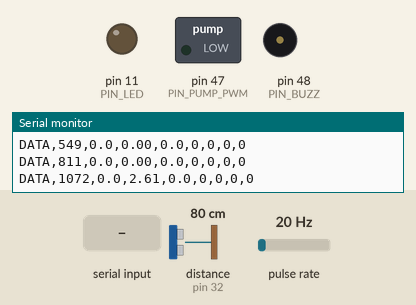
The sketch below on a simulated Arduino Mega 2560, built with avr-gcc and run on an emulated ATmega2560. Shown: switched loads named in the sketch (green lamp = pin HIGH), output pins drawn as LEDs (lit = HIGH), buzzer (waves = sounding, pin HIGH), the last lines printed to the serial monitor. Wiring (inferred from the names in the program): ultrasonic range finder: trigger pin 33; echo pin 32; pulse sensor: data pin 2. The test bench sets the inputs (shaded band); at power-on: distance to the obstacle (sensor on pin 32) 80 cm, pulse rate 20 Hz. The echo pulse lasts 58.3 µs per cm; storage starts empty; pins used as bus, display or sensor lines are not drawn.

Above: at 1.2 s.
1.3 s: distance to the obstacle (sensor on pin 32) set to 13 cm
4.3 s: distance to the obstacle (sensor on pin 32) set to 10 cm
At 7.1 s:
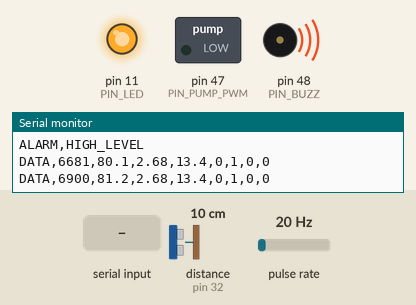
7.3 s: "START-EXTRA\n" received over Serial
At 8.1 s:
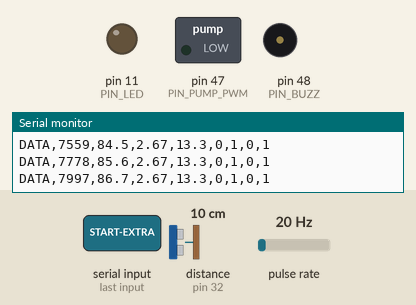
Timing chart, 0 to 10.3 s (numbered marks = the images above; inputs shaded):
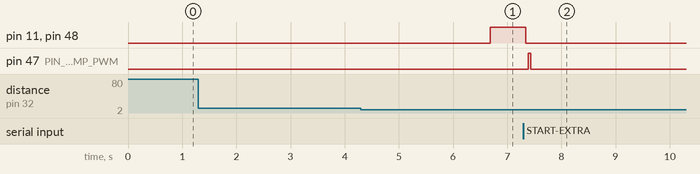

Measured:
- the behaviour switches between 12 and 11 cm on distance to the obstacle (sensor on pin 32) (found by bisection; images 0 and 1)
- after the input at 4.3 s, pin 11 (PIN_LED), pin 48 (PIN_BUZZ): LOW → HIGH after 2.4 s
- after the input at 7.3 s, pin 11 (PIN_LED), pin 48 (PIN_BUZZ): HIGH → LOW after 0.04 s instead of 4.4 s; pin 47 (PIN_PUMP_PWM): LOW → HIGH after 0.09 s, → LOW 0.04 s later

The sketch:

s1.ino
```cpp
#include <PID_v1.h>   // Arduino PID Library
#include <SD.h>
#include <SPI.h>

// ------------------ Pines ------------------
const uint8_t PIN_TRIG = 33, PIN_ECHO = 32;
const uint8_t PIN_FLOW = 2;             // INT0
const uint8_t PIN_PUMP_PWM = 47;        // MOSFET a bomba (en Mega NO es PWM real)
const uint8_t PIN_BUZZ = 48, PIN_LED = 11;
const uint8_t PIN_PRESS = A0;
const uint8_t PIN_SD_CS = 53;           // Chip Select SD (Mega: usualmente 53). OJO con el módulo.

// ------------------ Parámetros físico-geométricos ------------------
const float TANK_HEIGHT_CM = 15.0;      // AJUSTAR a tu tanque
const float SENSOR_OFFSET_CM = 8.0;     // AJUSTAR (offset del sensor cuando está al 100%)

// ---- Variables para flujo ----
volatile uint32_t flow_pulses = 0;
volatile unsigned long lastPulseUs = 0;     // anti-rebote/EMI en ISR
const unsigned long MIN_PULSE_US = 1500;    // ignora pulsos más rápidos que ~1.5 ms
const float PULSES_PER_LITER = 450.0;       // CALIBRAR
unsigned long lastFlowMs = 0;
float flow_lpm = 0.0;

// Muestreo y filtros de caudal
const unsigned long FLOW_SAMPLE_MS = 1000;  // periodo de muestreo de caudal
const float MAX_VALID_LPM = 12.0;           // tope razonable; picos por ruido se descartan

// Buffer circular para suavizar lecturas de flujo
#define FLOW_BUFFER_SIZE 5
float flowBuffer[FLOW_BUFFER_SIZE];
uint8_t flowBufferIndex = 0;
bool flowBufferFull = false;

// ------------------ SD Card ------------------
bool sdAvailable = false;
String currentLogFile = "";
unsigned long lastSDWrite = 0;
const unsigned long SD_WRITE_INTERVAL = 5000; // Escribir cada 5 segundos

File logFile;                     // Mantenemos el archivo abierto
int escritos_desde_flush = 0;     // Para flush periódico

// ------------------ PID ------------------
double sp_level_pct = 80.0; // setpoint %
double pv_level_pct = 0.0;  // proceso: % nivel
double cv_pwm = 245.0;      // control output 0-255

double Kp=1.2, Ki=0.4, Kd=0.05; // arranque; luego tunear
PID pid(&pv_level_pct, &cv_pwm, &sp_level_pct, Kp, Ki, Kd, DIRECT);

bool running = false;
bool manualMode = false;  // modo manual

// ------------------ Variables para alarma ------------------
unsigned long alarmStart = 0;
bool alarmActive = false;

// ------------------ Utilitarios ------------------
void isr_flow() {
  // Antirrebote/EMI por tiempo mínimo entre pulsos
  unsigned long t = micros();
  if (t - lastPulseUs > MIN_PULSE_US) {
    flow_pulses++;
    lastPulseUs = t;
  }
}

long echoMicroseconds() {
  digitalWrite(PIN_TRIG, LOW); delayMicroseconds(2);
  digitalWrite(PIN_TRIG, HIGH); delayMicroseconds(10);
  digitalWrite(PIN_TRIG, LOW);
  return pulseIn(PIN_ECHO, HIGH, 30000UL); // 30ms timeout (~5m)
}

float read_level_percent() {
  const uint8_t N = 7;
  const uint8_t MAX_TRIES = 25;

  // valor anterior y timestamp para limitar pendiente por tiempo
  static float prev = NAN;                 // NAN para detectar "primera vez"
  static unsigned long lastUpdate = 0;

  float v[N];
  uint8_t k = 0;

  // Recolectar hasta N lecturas válidas
  for (uint8_t tries = 0; tries < MAX_TRIES && k < N; tries++) {
    long us = echoMicroseconds();
    if (us == 0) continue;
    float dist = us / 58.0f;

    // Acepta desde muy lleno hasta bastante vacío (offset ±1 cm y +30 cm extra)
    if (dist < SENSOR_OFFSET_CM - 1 ||
        dist > SENSOR_OFFSET_CM + TANK_HEIGHT_CM + 30) continue;

    float level_cm = TANK_HEIGHT_CM - (dist - SENSOR_OFFSET_CM);
    float pct = (100.0f * level_cm) / TANK_HEIGHT_CM;
    if (pct < 0) pct = 0;
    if (pct > 100) pct = 100;

    v[k++] = pct;
    delay(5);
  }

  // Si no hay suficientes lecturas válidas → mantener el último valor
  if (k < 3) {
    return isnan(prev) ? 0.0f : prev;   // en el arranque, si aún no hay valor previo, devuelve 0
  }

  // Ordenar v[0..k-1]
  for (uint8_t i = 0; i < k - 1; i++)
    for (uint8_t j = i + 1; j < k; j++)
      if (v[j] < v[i]) { float t = v[i]; v[i] = v[j]; v[j] = t; }

  // Media recortada (quitamos extremos) para resistir espuma/olas
  uint8_t drop = (k >= 7) ? 2 : 1;     // descarta 1 o 2 de cada extremo según cuántas haya
  float sum = 0; uint8_t n = 0;
  for (uint8_t i = drop; i < k - drop; i++) { sum += v[i]; n++; }
  float filt = sum / n;

  unsigned long now = millis();

  // Primera lectura buena → sembrar sin limitador
  if (isnan(prev)) {
    prev = filt;
    lastUpdate = now;
    return prev;
  }

  // Limitador de pendiente por tiempo (independiente de la frecuencia de llamada)
  float dt = (now - lastUpdate) / 1000.0f;           // segundos
  if (dt <= 0) dt = 0.001f;

  const float MAX_SLOPE = 5.0f;                      // % por segundo (AJUSTA: 3–8 %/s)
  float max_step = MAX_SLOPE * dt;

  float delta = filt - prev;
  if (delta >  max_step) delta =  max_step;
  if (delta < -max_step) delta = -max_step;

  prev += delta;
  lastUpdate = now;
  return prev;
}


float calculateSmoothedFlow() {
  // Promedio del buffer para suavizar
  float sum = 0;
  uint8_t count = flowBufferFull ? FLOW_BUFFER_SIZE : flowBufferIndex;
  if (count == 0) return 0.0;
  for (uint8_t i = 0; i < count; i++) sum += flowBuffer[i];
  return sum / count;
}

float read_pressure_kpa() {
  // Simulación: presión ~ k * caudal
  const float k = 5.0; // 5 kPa por L/min (ejemplo)
  return flow_lpm * k;
}

// ------------- SD: helpers -------------
static void sd_prepare_bus() {
  // En el MEGA, el pin 53 (SS) debe ser salida siempre; y CS de SD en HIGH antes del begin
  pinMode(53, OUTPUT);                 // SS del Mega
  pinMode(PIN_SD_CS, OUTPUT);
  digitalWrite(PIN_SD_CS, HIGH);       // deseleccionar SD
}

static bool sd_begin_safe() {
  sd_prepare_bus();
  return SD.begin(PIN_SD_CS);
}

static bool open_new_logfile() {
  // Crear nombre de archivo único
  int fileNum = 0;
  do {
    currentLogFile = "LOG_" + String(fileNum) + ".csv";
    fileNum++;
  } while (SD.exists(currentLogFile) && fileNum < 1000);

  logFile = SD.open(currentLogFile, FILE_WRITE);
  if (!logFile) return false;

  logFile.println(F("Time(ms),Level(%),Flow(L/min),Pressure(kPa),PWM,Alarm,Running,Manual"));
  logFile.flush();
  escritos_desde_flush = 0;
  return true;
}

void initSD() {
  Serial.print(F("Iniciando SD... "));
  if (!sd_begin_safe()) {
    Serial.println(F("ERROR"));
    sdAvailable = false;
    return;
  }
  Serial.println(F("OK"));
  sdAvailable = true;

  if (!open_new_logfile()) {
    Serial.println(F("Error al crear archivo"));
    sdAvailable = false;
    return;
  }
  Serial.print(F("Archivo creado: "));
  Serial.println(currentLogFile);
}

bool writeToSD_safe(unsigned long timestamp, float level, float flow, float pressure, int pwm, bool alarm, bool run, bool manual) {
  if (!sdAvailable) return false;

  if (!logFile) {
    logFile = SD.open(currentLogFile, FILE_WRITE);
    if (!logFile) {
      Serial.println(F("Error al escribir en SD (open)"));
      return false;
    }
  }

  bool ok = true;
  ok &= (logFile.print(timestamp) > 0);
  ok &= (logFile.print(',') > 0);
  ok &= (logFile.print(level, 1) > 0);
  ok &= (logFile.print(',') > 0);
  ok &= (logFile.print(flow, 2) > 0);
  ok &= (logFile.print(',') > 0);
  ok &= (logFile.print(pressure, 1) > 0);
  ok &= (logFile.print(',') > 0);
  ok &= (logFile.print(pwm) > 0);
  ok &= (logFile.print(',') > 0);
  ok &= (logFile.print(alarm ? 1 : 0) > 0);
  ok &= (logFile.print(',') > 0);
  ok &= (logFile.print(run ? 1 : 0) > 0);
  ok &= (logFile.print(',') > 0);
  ok &= (logFile.println(manual ? 1 : 0) > 0);

  if (!ok) {
    Serial.println(F("Error al escribir en SD (print)"));
    logFile.flush();
    logFile.close();
    delay(20);
    logFile = SD.open(currentLogFile, FILE_WRITE);
    return false;
  }

  // Flush periódico (no cada vez)
  if (++escritos_desde_flush >= 10) {
    logFile.flush();
    escritos_desde_flush = 0;
  }

  Serial.println(F("LOG,OK"));
  return true;
}

// ------------------ setup & loop ------------------
void setup() {
  Serial.begin(9600);

  pinMode(PIN_TRIG, OUTPUT);
  pinMode(PIN_ECHO, INPUT);
  pinMode(PIN_PUMP_PWM, OUTPUT);
  pinMode(PIN_BUZZ, OUTPUT);
  pinMode(PIN_LED, OUTPUT);
  pinMode(PIN_FLOW, INPUT_PULLUP);

  attachInterrupt(digitalPinToInterrupt(PIN_FLOW), isr_flow, FALLING);

  pid.SetMode(AUTOMATIC);
  pid.SetOutputLimits(0, 255);
  pid.SetSampleTime(200); // ms

  lastFlowMs = millis();

  // Inicializar buffer flujo
  for (uint8_t i = 0; i < FLOW_BUFFER_SIZE; i++) flowBuffer[i] = 0.0;
  flowBufferIndex = 0;
  flowBufferFull = false;

  // Inicializar SD
  initSD();

  Serial.println(F("OK,BOOT"));
}

void loop() {
  // ---- Medidas ----
  pv_level_pct = read_level_percent();
  float press_kpa = read_pressure_kpa();

  // Flujo cada FLOW_SAMPLE_MS (lectura SIEMPRE, aunque la bomba esté apagada)
  unsigned long now = millis();
  if (now - lastFlowMs >= FLOW_SAMPLE_MS) {
    noInterrupts();
    uint32_t totalPulses = flow_pulses;
    flow_pulses = 0;
    interrupts();

    float deltaTime_min = (now - lastFlowMs) / 60000.0; // minutos
    if (deltaTime_min <= 0) deltaTime_min = FLOW_SAMPLE_MS / 60000.0;

    float instantFlow = (float)totalPulses / PULSES_PER_LITER / deltaTime_min;

    // Manejo de outliers: si sale negativo o por encima del tope, conserva el valor anterior
    if (instantFlow < 0.0f || instantFlow > MAX_VALID_LPM) {
      instantFlow = flow_lpm;
    }

    // Buffer circular
    flowBuffer[flowBufferIndex] = instantFlow;
    flowBufferIndex = (flowBufferIndex + 1) % FLOW_BUFFER_SIZE;
    if (flowBufferIndex == 0) flowBufferFull = true;

    // Suavizado
    flow_lpm = calculateSmoothedFlow();

    lastFlowMs = now;
  }

  // ---- Alarma nivel alto (>80%) si NO está en manual ----
  bool highLevelAlarm = (pv_level_pct > 80.0) && !manualMode;

  if (highLevelAlarm && !alarmActive) {
    alarmActive = true;
    alarmStart = now;
    digitalWrite(PIN_BUZZ, HIGH);
    digitalWrite(PIN_LED, HIGH);
    // running pasa a false en el bloque de control
    Serial.println(F("ALARM,HIGH_LEVEL"));
  }

  // Apagar buzzer luego de 5 s (mantener bomba apagada)
  if (alarmActive && (now - alarmStart >= 5000)) {
    digitalWrite(PIN_BUZZ, LOW);
    digitalWrite(PIN_LED, LOW);
    Serial.println(F("ALARM,BUZZER_OFF"));
  }

  // Reset de alarma cuando baje a <75%
  if (alarmActive && (pv_level_pct < 75.0)) {
    alarmActive = false;
    digitalWrite(PIN_BUZZ, LOW);
    digitalWrite(PIN_LED, LOW);
    Serial.println(F("ALARM,RESET"));
    // running queda false hasta comando START
  }

  // ---- Control de bomba (guardar PWM REAL aplicado) ----
  int pwm_cmd = 0;
  if (manualMode && running) {
    pwm_cmd = 255; // manual full
  } else if (running && !alarmActive) {
    pid.Compute();
    pwm_cmd = (int)cv_pwm;
  } else {
    pwm_cmd = 0;   // apagada
  }

  // Si hay alarma, asegura detener y marcar running=false
  if (alarmActive) running = false;

  analogWrite(PIN_PUMP_PWM, pwm_cmd);

  // ---- Escritura a SD Card ----
  if (sdAvailable && (now - lastSDWrite >= SD_WRITE_INTERVAL)) {
    if (!writeToSD_safe(now, pv_level_pct, flow_lpm, press_kpa, pwm_cmd, alarmActive, running, manualMode)) {
      // Recuperación agresiva si falla
      Serial.println(F("SD,RECOVER"));
      if (logFile) {
        logFile.flush();
        logFile.close();
      }
      delay(50);
      initSD();
    }
    lastSDWrite = now;
  }

  // ---- Telemetría ----
  static unsigned long lastTx=0;
  if (now - lastTx >= 200) {
    Serial.print(F("DATA,"));
    Serial.print(now);
    Serial.print(F(",")); Serial.print(pv_level_pct, 1);
    Serial.print(F(",")); Serial.print(flow_lpm, 2);
    Serial.print(F(",")); Serial.print(press_kpa, 1);
    Serial.print(F(",")); Serial.print(pwm_cmd);              // PWM realmente aplicado
    Serial.print(F(",")); Serial.print(alarmActive ? 1 : 0);
    Serial.print(F(",")); Serial.print(running ? 1 : 0);
    Serial.print(F(",")); Serial.println(manualMode ? 1 : 0);
    lastTx = now;
  }

  // ---- Comandos por Serial ----
  if (Serial.available()) {
    String line = Serial.readStringUntil('\n'); line.trim();

    if (line == "START") {
      if (!alarmActive) {
        running = true;
        manualMode = false;
        Serial.println("OK,START");
      } else {
        Serial.println("ERROR,ALARM_ACTIVE");
      }
    }
    else if (line == "START-EXTRA") {
      // Modo manual: ignora alarmas y nivel
      running = true;
      manualMode = true;
      if (alarmActive) {
        digitalWrite(PIN_BUZZ, LOW);
        digitalWrite(PIN_LED, LOW);
      }
      Serial.println("OK,START-EXTRA");
    }
    else if (line == "STOP") {
      running = false;
      manualMode = false;
      analogWrite(PIN_PUMP_PWM, 0);
      Serial.println("OK,STOP");
    }
    else if (line == "STOP-EXTRA") {
      running = false;
      manualMode = false;
      analogWrite(PIN_PUMP_PWM, 0);
      Serial.println("OK,STOP-EXTRA");
    }
    else if (line == "RESET") {
      alarmActive = false;
      digitalWrite(PIN_BUZZ, LOW);
      digitalWrite(PIN_LED, LOW);
      Serial.println("OK,RESET");
    }
    else if (line == "SD-STATUS") {
      Serial.print(F("SD,"));
      Serial.print(sdAvailable ? F("OK,") : F("ERROR,"));
      Serial.println(currentLogFile);
    }
    else if (line == "SD-NEWFILE") {
      if (sdAvailable) {
        if (logFile) { logFile.flush(); logFile.close(); }
        initSD();
        Serial.println(F("OK,NEWFILE"));
      } else {
        Serial.println(F("ERROR,SD_NOT_AVAILABLE"));
      }
    }
    else if (line.startsWith("SP,")) { sp_level_pct = line.substring(3).toFloat(); Serial.println("OK,SP"); }
    else if (line.startsWith("KP,")) { Kp = line.substring(3).toFloat(); pid.SetTunings(Kp,Ki,Kd); Serial.println("OK,KP"); }
    else if (line.startsWith("KI,")) { Ki = line.substring(3).toFloat(); pid.SetTunings(Kp,Ki,Kd); Serial.println("OK,KI"); }
    else if (line.startsWith("KD,")) { Kd = line.substring(3).toFloat(); pid.SetTunings(Kp,Ki,Kd); Serial.println("OK,KD"); }
  }
}
```
